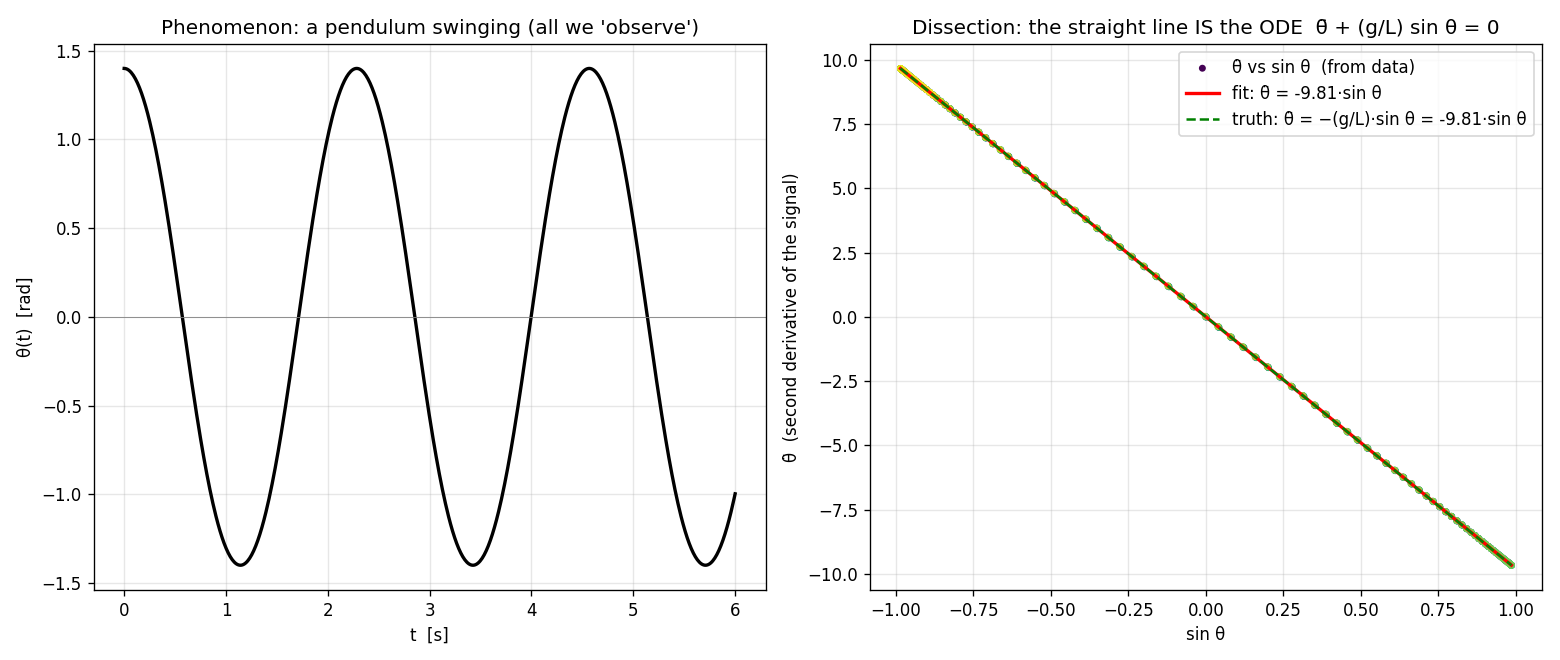

This chart was generated by the following Python code:
"""Watch a pendulum swing → the differential equation confesses itself.

A pendulum is the first thing physics students are told "obeys" the equation

        θ̈ + (g/L) sin θ = 0                     (nonlinear pendulum, 1673 Huygens)

But that is backwards. The pendulum doesn't obey an equation — the equation is
our *description* of what the pendulum already does. So here we:

    phenomenon:   swing a real pendulum (scipy integrates the true motion)
    simulation:   record only θ(t) — a list of angles, like a slow-mo video
    dissection:   differentiate θ(t) twice to get θ̈, and plot θ̈ against sin θ
    formula:      the points fall on a STRAIGHT LINE through the origin;
                  its slope is −g/L. The ODE was hiding in the data all along.

We never tell the fitter the equation. It recovers −g/L from the trajectory.
"""
from pathlib import Path

import matplotlib.pyplot as plt
import numpy as np
import torch
from scipy.integrate import solve_ivp

g, L = 9.81, 1.0          # gravity, pendulum length (the "ground truth" nature uses)
true_ratio = g / L

# --- phenomenon: let nature swing the pendulum (large angle → genuinely nonlinear) ---
def rhs(t, y):
    theta, omega = y
    return [omega, -true_ratio * np.sin(theta)]

t_obs = np.linspace(0, 6, 600)
sol = solve_ivp(rhs, (t_obs[0], t_obs[-1]), y0=[1.4, 0.0], t_eval=t_obs, rtol=1e-9)
theta_obs = sol.y[0]      # <-- the ONLY data we pretend to have: a swinging angle

# --- dissection: get θ̈ from the raw angle signal by differentiating twice ---
theta_t = torch.tensor(t_obs)
theta = torch.tensor(theta_obs)
theta_dot = torch.gradient(theta, spacing=(theta_t,))[0]
theta_ddot = torch.gradient(theta_dot, spacing=(theta_t,))[0]

# --- let the ODE appear: regress  θ̈  against  sin θ  (no equation supplied) ---
# Model:  θ̈ = k · sin θ.  Fit k by least squares; physics predicts k = −g/L.
sin_theta = torch.sin(theta)
# drop the noisy first/last few samples where finite-diff edges bite
sl = slice(3, -3)
k = torch.linalg.lstsq(sin_theta[sl, None], theta_ddot[sl, None]).solution.item()

print(f"nature's ratio  g/L         = {true_ratio:.4f}")
print(f"recovered from θ(t) alone   = {-k:.4f}   (slope of θ̈ vs sin θ, negated)")
print("We fed the fitter a swinging angle and it handed back the pendulum ODE.")

# --- visualization ---
fig, (ax1, ax2) = plt.subplots(1, 2, figsize=(13, 5.5))

ax1.plot(t_obs, theta_obs, "k-", lw=2)
ax1.set_xlabel("t  [s]")
ax1.set_ylabel("θ(t)  [rad]")
ax1.set_title("Phenomenon: a pendulum swinging (all we 'observe')")
ax1.grid(alpha=0.3)
ax1.axhline(0, color="gray", lw=0.5)

ax2.scatter(sin_theta[sl], theta_ddot[sl], s=10, c=t_obs[sl], cmap="viridis", label="θ̈ vs sin θ  (from data)")
line_x = torch.linspace(sin_theta.min(), sin_theta.max(), 50)
ax2.plot(line_x, k * line_x, "r-", lw=2, label=f"fit: θ̈ = {k:.2f}·sin θ")
ax2.plot(line_x, -true_ratio * line_x, "g--", lw=1.5, label=f"truth: θ̈ = −(g/L)·sin θ = {-true_ratio:.2f}·sin θ")
ax2.set_xlabel("sin θ")
ax2.set_ylabel("θ̈  (second derivative of the signal)")
ax2.set_title("Dissection: the straight line IS the ODE  θ̈ + (g/L) sin θ = 0")
ax2.legend()
ax2.grid(alpha=0.3)

plt.tight_layout()
out = Path(__file__).with_suffix(".png")
plt.savefig(out, dpi=120)
print(f"Saved: {out}")
